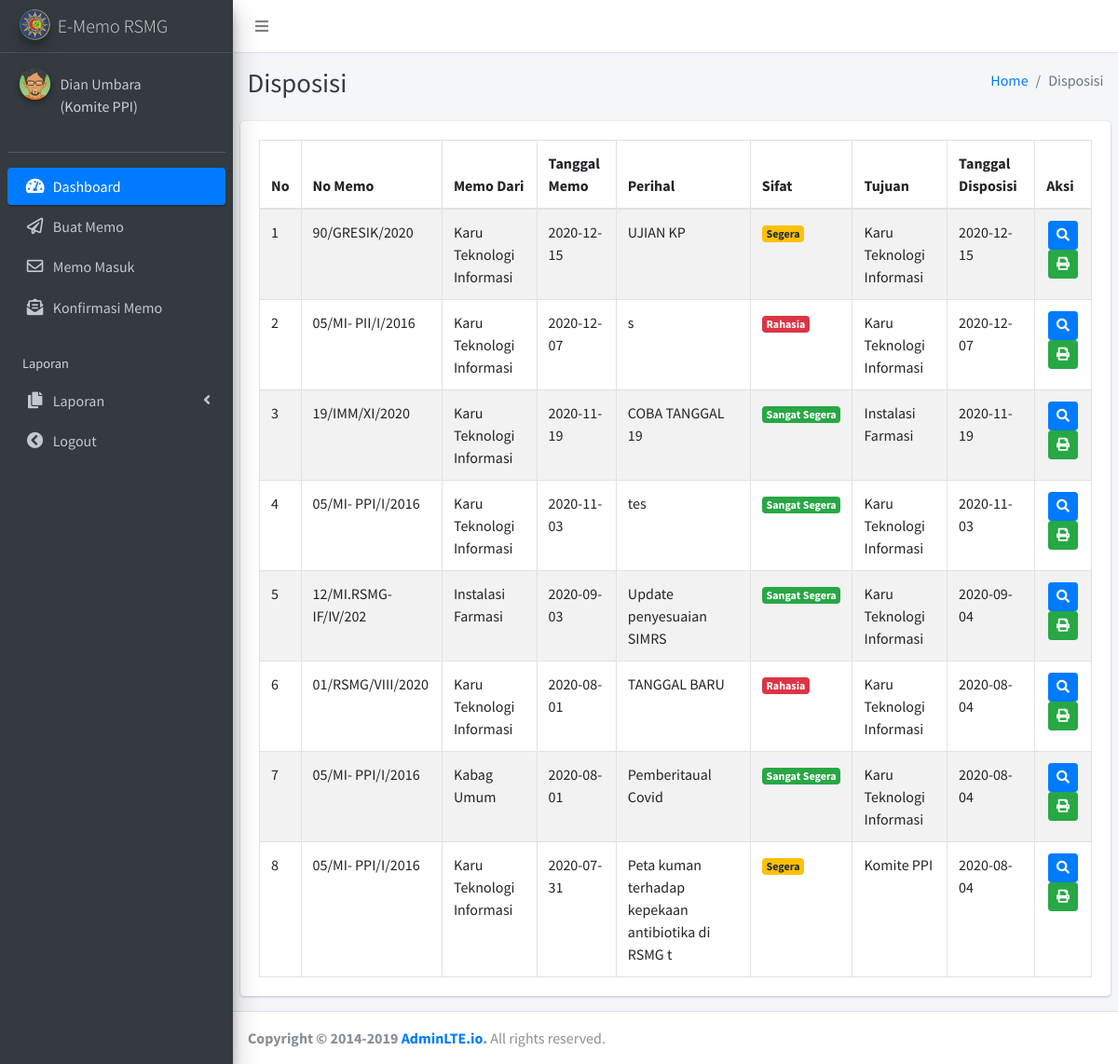
The page /list_disposisi.php (signed in) on the database its author committed.
### tables this page shows
CREATE TABLE `disposisi` (
  `id_disposisi` int(20) NOT NULL,
  `kode_memo` varchar(255) NOT NULL,
  `dari` int(255) NOT NULL,
  `tanggal` varchar(255) NOT NULL,
  `perihal` varchar(50) NOT NULL,
  `sifat` varchar(255) NOT NULL,
  `tujuan` int(20) NOT NULL,
  `dg_hormat` varchar(50) NOT NULL,
  `tgl_disposisi` date NOT NULL,
  `isi_disposisi` text NOT NULL
);

CREATE TABLE `jabatan` (
  `id_jabatan` int(20) NOT NULL,
  `jabatan` varchar(30) NOT NULL
);

### list_disposisi.php (the view, shortened to what this page needs)
<!DOCTYPE html>
<html>
<head>
  <?php
    include'_partials/header.php';
  ?>
</head>
<body class="hold-transition sidebar-mini layout-fixed">
<div class="wrapper">
  <?php
    include'_partials/navbar.php';
  ?>
  <?php
    include'_partials/sidebar.php';
  ?>
  <div class="content-wrapper">
    <div class="content-header">
      <div class="container-fluid">
        <div class="row mb-2">
          <div class="col-sm-6">
            <h1 class="m-0 text-dark">Disposisi</h1>
          </div>
          <div class="col-sm-6">
            <ol class="breadcrumb float-sm-right">
              <li class="breadcrumb-item"><a href="#">Home</a></li>
              <li class="breadcrumb-item active">Disposisi</li>
            </ol>
          </div>
        </div>
      </div>
    </div>
    <section class="content">
      <div class="row">
        <div class="col-12">
          <div class="card">
            <div class="card-body">
              <table id="example1" class="table table-bordered table-striped">
                <thead>
                <tr>
                  <th>No</th>
                  <th>No Memo</th>
                  <th>Memo Dari</th>
                  <th>Tanggal Memo</th>
                  <th>Perihal</th>
                  <th>Sifat</th>
                  <th>Tujuan </th>
                  <th>Tanggal Disposisi</th>
                  <th>Aksi</th>
                </tr>
                </thead>
                <tbody>
                  <?php
                    include "koneksi2.php";
                      $no = 1;
                      $query_mysql = " SELECT * FROM disposisi
                      INNER JOIN jabatan ON disposisi.dari = jabatan.id_jabatan ORDER BY disposisi.tgl_disposisi DESC";
                    $query_result = mysqli_query($host, $query_mysql) or die (mysqli_error($host));
                    while($data = mysqli_fetch_array($query_result)){
                  ?>
                <tr>
                  <td><?php echo $no++; ?></td>
                  <td><?php echo $data['kode_memo']; ?></td>
                  <td><?php echo $data['jabatan']; ?></td>
                  <td><?php echo $data['tanggal']; ?></td>
                  <td> <?php echo $data['perihal']; ?></td>
                  <td>
                  <?php
                  $sifat2 = $data['sifat'];
                  if ($sifat2 == 'Sangat Segera'){
                    echo "<span class='badge badge-success'>Sangat Segera</span>";
                  } elseif ($sifat2 == 'Segera') {
                    echo "<span class='badge badge-warning'>Segera</span>";
                  }elseif ($sifat2 == 'Rahasia'){
                    echo "<span class='badge badge-danger'>Rahasia</span>";
                  }
                  ?>
                  </td>
                  <td>
                  <?php
                    $query_tujuan = " SELECT * FROM jabatan where id_jabatan = '$data[tujuan]'";
                    $query_result3 = mysqli_query($host, $query_tujuan) or die (mysqli_error($host));
                    while($data2 = mysqli_fetch_array($query_result3)){
                  ?>
                  <?php echo $data2['jabatan']; ?>
                  <?php }?>
                  </td>
                  <td> <?php echo $data['tgl_disposisi']; ?></td>
                  <td style="text-align:center;">
                    <a href="#" style="color:white" class="btn btn-primary btn-sm"><i class="fas fa-search"></i></a>
                    <a href="cetak_disposisi.php?id_disposisi=<?php echo $data['id_disposisi'] ?>"  style="color:white" class="btn btn-success btn-sm" title="Print"><i class="fas fa-print"></i></a>
                  </td>
                </tr>
                    <?php }?>
              </table>
            </div>
          </div>
        </div>
      </div>
    </section>
  </div>
  <?php
    include'_partials/footer.php';
  ?>
</div>
</body>
</html>

### rows shown on the page
disposisi: kode_memo "90/GRESIK/2020", jabatan.jabatan "Karu Teknologi Informasi", tanggal "2020-12-15", perihal "UJIAN KP", sifat "Segera", tgl_disposisi "2020-12-15"
jabatan: jabatan "Karu Teknologi Informasi"
disposisi: kode_memo "05/MI- PII/I/2016", jabatan.jabatan "Karu Teknologi Informasi", tanggal "2020-12-07", perihal "s", sifat "Rahasia", tgl_disposisi "2020-12-07"
disposisi: kode_memo "19/IMM/XI/2020", jabatan.jabatan "Karu Teknologi Informasi", tanggal "2020-11-19", perihal "COBA TANGGAL 19", sifat "Sangat Segera", tgl_disposisi "2020-11-19"
jabatan: jabatan "Instalasi Farmasi"
disposisi: kode_memo "05/MI- PPI/I/2016", jabatan.jabatan "Karu Teknologi Informasi", tanggal "2020-11-03", perihal "tes", sifat "Sangat Segera", tgl_disposisi "2020-11-03"
disposisi: kode_memo "12/MI.RSMG-IF/IV/202", jabatan.jabatan "Instalasi Farmasi", tanggal "2020-09-03", perihal "Update penyesuaian SIMRS", sifat "Sangat Segera", tgl_disposisi "2020-09-04"
disposisi: kode_memo "01/RSMG/VIII/2020", jabatan.jabatan "Karu Teknologi Informasi", tanggal "2020-08-01", perihal "TANGGAL BARU", sifat "Rahasia", tgl_disposisi "2020-08-04"
disposisi: kode_memo "05/MI- PPI/I/2016", jabatan.jabatan "Kabag Umum", tanggal "2020-08-01", perihal "Pemberitaual Covid", sifat "Sangat Segera", tgl_disposisi "2020-08-04"
disposisi: kode_memo "05/MI- PPI/I/2016", jabatan.jabatan "Karu Teknologi Informasi", tanggal "2020-07-31", perihal "Peta kuman terhadap kepekaan antibiotika di RSMG t", sifat "Segera", tgl_disposisi "2020-08-04"
jabatan: jabatan "Komite PPI"

### other values the page prints
$_SESSION['user_login'] "Dian Umbara"
$_SESSION['nama_jabatan'] "Komite PPI"
